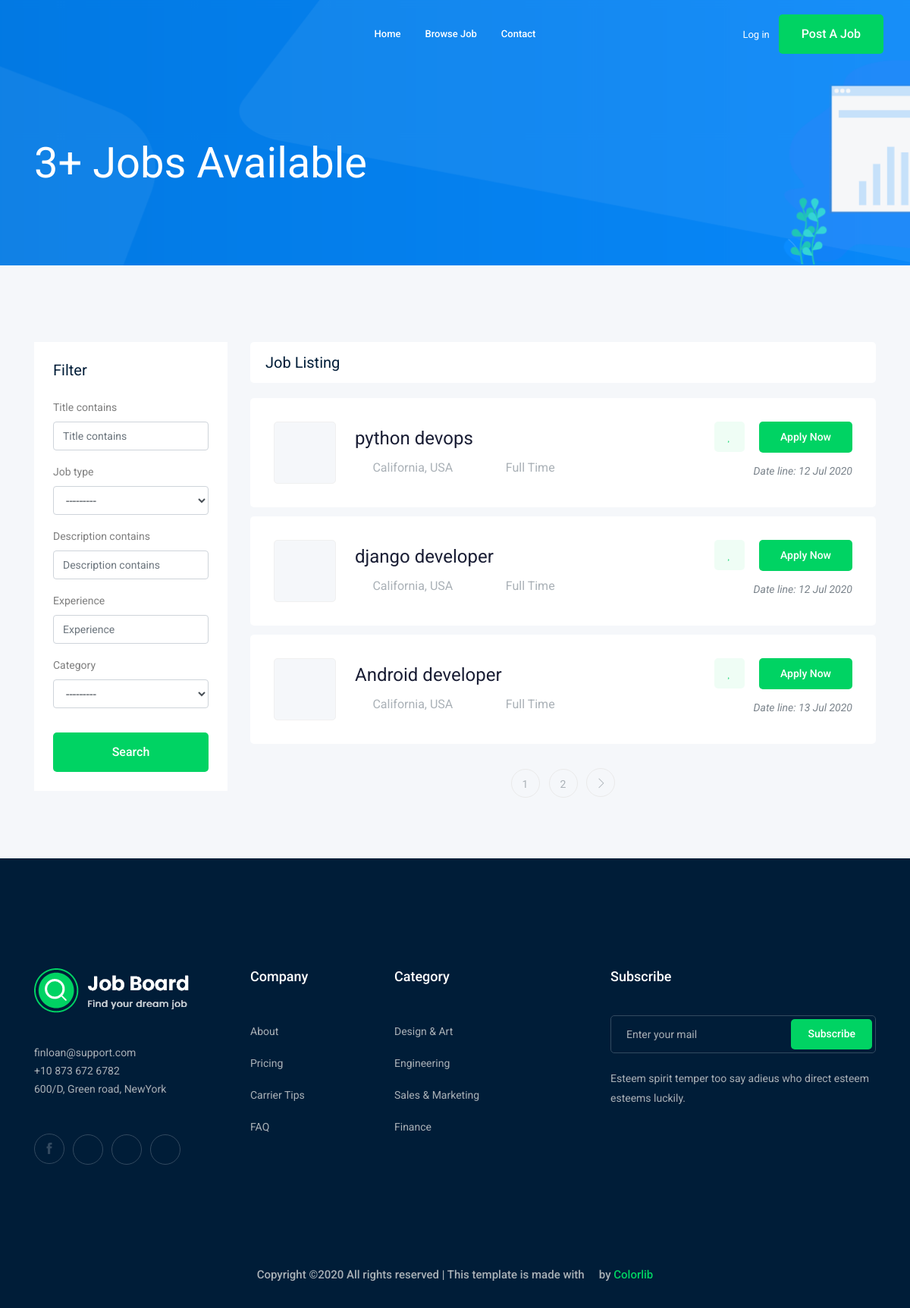
Screenshot of /jobs/ with the database file from the repository.
### job/models.py (models this page shows, shortened)
class Job(models.Model):
    owner = models.ForeignKey(User,related_name='job_owner',on_delete=models.CASCADE )
    title = models.CharField(max_length=80)
    job_type = models.CharField(max_length=20, choices=JOB_TYPE)
    description = models.TextField(max_length=1000)
    published_at = models.DateTimeField(auto_now=True)
    vacancy = models.IntegerField(default=1)
    salary = models.IntegerField(default=0)
    experience = models.IntegerField(default=1)
    category = models.ForeignKey("Category", on_delete=models.CASCADE)
    image = models.ImageField(upload_to=imageUpload)
    slug = models.SlugField(blank=True, null=True)
    def __str__(self):
        return self.title

### job/views.py (the view)
# urls.py: path('',views.jobList,name = "job_list"),
def jobList(request):
    jobList = Job.objects.all()  # fetch data ==> model queryset
    myfilter = JobFilter(request.GET, queryset=jobList)
    jobList = myfilter.qs
    paginator = Paginator(jobList, 3)  # Show 25 contacts per page.
    page_number = request.GET.get('page')
    page_obj = paginator.get_page(page_number)
    context = {
        'jobs': page_obj ,
        'myfilter': myfilter
    }
    return render(request, 'job/jobList.html', context)

### job/models.py (called while the page is built)
    def __str__(self):
        return self.name

### job/templates/job/jobList.html (shortened to what this page needs)
{% extends 'base.html' %}
{% load bootstrap4 %}
{% load static %}
{% block body %}
<div class="bradcam_area bradcam_bg_1">
    <div class="container">
        <div class="row">
            <div class="col-xl-12">
                <div class="bradcam_text">
                    <h3>{{jobs|length}}+ Jobs Available</h3>
                </div>
            </div>
        </div>
    </div>
</div>
<div class="job_listing_area plus_padding">
    <div class="container">
        <div class="row">
            <div class="col-lg-3">
                <div class="job_filter white-bg">
                    <div class="form_inner white-bg">
                        <h3>Filter</h3>
                        <form method="GET">
                                {% bootstrap_form myfilter.form %}
                            <input type="submit" value="Search" class="boxed-btn3 w-100 mt-3">
                        </form>
                    </div>
                </div>
            </div>
            <div class="col-lg-9">
                <div class="recent_joblist_wrap">
                    <div class="recent_joblist white-bg ">
                        <div class="row align-items-center">
                            <div class="col-md-6">
                                <h4>Job Listing</h4>
                            </div>
                            <div class="col-md-6">
                            </div>
                        </div>
                    </div>
                </div>
                <div class="job_lists m-0">
                    <div class="row">
                        {% for job in jobs %}
                        <div class="col-lg-12 col-md-12">
                            <div class="single_jobs white-bg d-flex justify-content-between">
                                <div class="jobs_left d-flex align-items-center">
                                    <div class="thumb">
                                    </div>
                                    <div class="jobs_conetent">
                                        <a href="{% url 'jobs:jobDetail' job.slug %}"><h4>{{job}}</h4></a>
                                        <div class="links_locat d-flex align-items-center">
                                            <div class="location">
                                                <p><i class="fa fa-map-marker"></i> California, USA</p>
                                            </div>
                                            <div class="location">
                                                <p><i class="fa fa-clock-o"></i>{{job.job_type}}</p>
                                            </div>
                                        </div>
                                    </div>
                                </div>
                                <div class="jobs_right">
                                    <div class="apply_now">
                                        <a class="heart_mark" href="#"> <i class="fa fa-heart"></i> </a>
                                        <a href="{% url 'jobs:jobDetail' job.slug %}" class="boxed-btn3">Apply Now</a>
                                    </div>
                                    <div class="date">
                                        <p>Date line: {{job.published_at|date:'d M o'}}</p>
                                    </div>
                                </div>
                            </div>
                        </div>
                        {%endfor%}
                    </div>
                    {% if jobs.has_other_pages %}
                    <div class="row">
                        <div class="col-lg-12">
                            <div class="pagination_wrap">
                                <ul>
                                    {% for i in jobs.paginator.page_range %}
                                    <li><a href="?page={{i}}"><span>{{i}}</span></a></li>
                                    {% endfor %}
                                    {% if jobs.has_next %}
                                    <li><a href="?page={{jobs.next_page_number}}"> <i class="ti-angle-right"></i> </a></li>
                                    {% endif %}
                                </ul>
                            </div>
                        </div>
                    </div>
                    {% endif %}
                </div>
            </div>
        </div>
    </div>
</div>
{% endblock body %}

### rows the page displays
Job: title "python devops", job_type "Full Time", published_at "12 Jul 2020"
Job: title "django developer", job_type "Full Time", published_at "12 Jul 2020"
Job: title "Android developer", job_type "Full Time", published_at "13 Jul 2020"

### other values shown
{{ jobs|length }} "3"
{{ i }} "1" "2"
